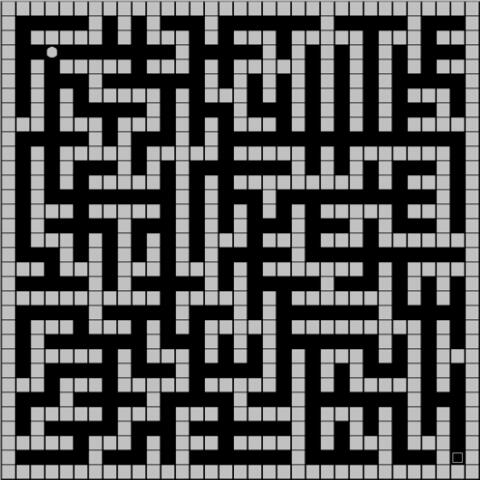
#> input picture example/maze0.jpg, 480 x 480 px
$ python Solver.py
#> lines starting #> are read from the running program, lines starting #| are printed output that depends on the picture; after the words box and inside, x2 and y2 are one past the last pixel; in counts of white or black regions, pixels touching at a corner belong together
### src/MazeFormatter.py
import cv2
import os
import numpy as np

IMG_PATH = os.path.join(os.path.dirname(__file__), "../example/maze0.jpg")
N = 33
M = 15
THRESHOLD = 90

class MazeFormatter:
    def __init__(self, img_path, N=33, m=15, threshold=90):
#> called with img_path = 'src/../example/maze0.jpg', N = 33, m = 15, threshold = 100
        self.img_path = img_path
        self.img = cv2.imread(img_path, 0)
#> self.img is the input picture: shape (480, 480); min 0, max 216, mean 88
        self.img = cv2.resize(self.img, (495, 495))
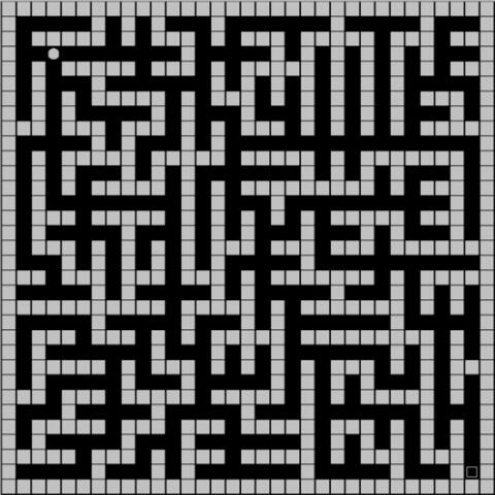
#> self.img: shape (495, 495); min 0, max 210, mean 87.9
        self.N = N
        self.m = m
        self.threshold = threshold

    def convert(self):
        maze = ''
        for i in range(self.N):
            for j in range(self.N):
                val = int(
                    self.img[
                        i * self.m : (i + 1) * self.m, j * self.m : (j + 1) * self.m
                    ].mean()
                )
                maze += "{} ".format(1 if val > self.threshold else 0)
            maze += "\n"

        return maze

    # [9 lines left out: function show, not called in this run]


# [4 lines that do not run on import are left out]

### bfs_maze_solver/Maze.py
import numpy as np


class Maze:
    """Represents the maze."""

    def __init__(self, maze_str, border: bool = True):
        self.maze = np.array(
            [list(map(int, x.strip().split(" "))) for x in maze_str.split("\n") if x]
        )
        if border:
            maze = np.array(
                [
                    list(map(int, x.strip().split(" ")))
                    for x in maze_str.split("\n")
                    if x
                ]
            )
            self.maze = self.add_border(maze)

        self.height, self.width = self.shape = self.maze.shape

    def get_val(self, x, y):
        return self.maze[x, y]

    def set_value(self, x, y, val):
        self.maze[x, y] = val

    def add_border(self, maze):
        x = 1
        y = len(maze)
        maze[0] = [1 for i in maze[0]]
        maze[-1] = [1 for i in maze[-1]]
        for i in maze:
            i[0] = 1
            i[-1] = 1

        return maze

### src/Solver.py
import numpy as np
import os
import time
import cv2

from MazeFormatter import MazeFormatter
from MazePoint import Point
from Maze import Maze


IMG_PATH = os.path.join(os.path.dirname(__file__), "../example/maze0.jpg")
SLEEP_TIME = 0.01
N = 33
M = 15
THRESHOLD = 100


class Solution:
    """Finds a solution to the maze."""

    def __init__(self, img_path, n=33, m=15, threshold=100, sleep_time=None):
        self.board = None
        self.start = None
        self.end = None
        self.path = []
        self.clicks = 0
        self.n = n
        self.m = m
        self.threshold = threshold
        self.sleep_time = sleep_time
        maze_str = MazeFormatter(img_path, n, m, threshold).convert()
        self.maze = Maze(maze_str)

    def set_start_end(self, event, x, y, flags, param):
        if event == cv2.EVENT_LBUTTONDOWN:
            maze_x, maze_y = y // 20, x // 20
            self.clicks += 1
            if self.clicks == 1:
                self.start = (maze_x, maze_y)
            elif self.clicks == 2:
                self.end = (maze_x, maze_y)
                self.solve()

    def print_maze(self):
        os.system("cls")
        print(self.maze.maze)
#> (printed output is left out)

        self.board = self.maze.maze.astype(np.uint8)
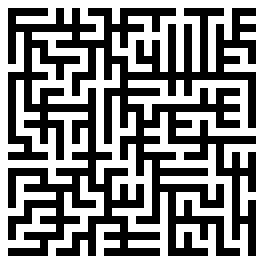
#> self.board: shape (33, 33) (shown 8 times larger); values 0 (black) and 1 (white), 53.1% white; black in thin lines or dots, all inside (x1, y1, x2, y2) = (1, 1, 32, 32)
        self.board[self.board == 0] = 255
        self.board[self.board == 1] = 0
        self.board[self.board == 2] = 180
        self.board[self.board == 3] = 50

        self.n = 20
        self.board = self.board.repeat(self.n, axis=0).repeat(self.n, axis=1)
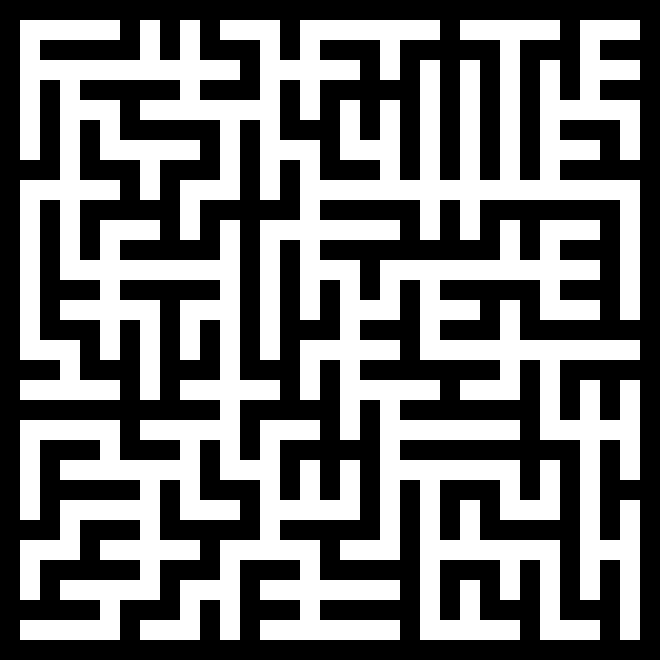
#> self.board: shape (660, 660); 46.9% white; 1 white region, box (x1, y1, x2, y2) and area: (20, 20, 640, 640) 204400
        cv2.imshow("maze", self.board)
        cv2.waitKey(1)

    def solve(self):
        self.path.append(Point(*self.start))
        self.maze.set_value(*self.start, 2)
        self.print_maze()
        while True:
            time.sleep(SLEEP_TIME)
            try:
                current_point = self.path[-1]
            except IndexError:
                print("No solution found")
                break

            if current_point.pos == self.end:
                print("done")
                break
            d = current_point.get_dir(self.maze)
            if d:
                current_point = Point(*current_point.get_coord(d), d)
                self.maze.set_value(*current_point.pos, 2)
                self.print_maze()
                self.path.append(current_point)
            else:
                current_point = self.path.pop()
                self.maze.set_value(*current_point.pos, 3)
                self.print_maze()


if __name__ == "__main__":
    solution = Solution(IMG_PATH, N, M, THRESHOLD, SLEEP_TIME)
    solution.print_maze()
    cv2.setMouseCallback("maze", solution.set_start_end)

    message = np.zeros((200, 600), dtype="uint8")
    cv2.putText(
        message,
        "Please click start and end points",
        (20, 100),
        cv2.FONT_HERSHEY_SIMPLEX,
        1,
        (255, 255, 255),
        2,
    )
    cv2.imshow("Message", message)
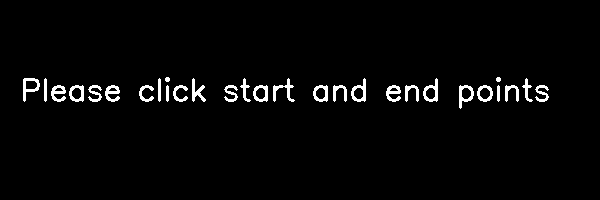
#> window 'Message': shape (200, 600); 2.8% white; 29 white regions, largest, box (x1, y1, x2, y2) and area: (273, 78, 295, 102) 165, (23, 78, 40, 102) 163, (351, 78, 366, 102) 159
    cv2.waitKey(0)

    cv2.waitKey(0)

$ run again, with example/maze1.jpg copied over example/maze0.jpg
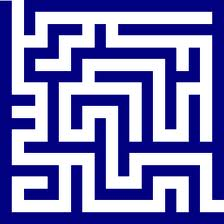
#> input picture example/maze1.jpg, 224 x 224 px
#> in __init__, `self.img = cv2.resize(self.img, (495, 495))`:
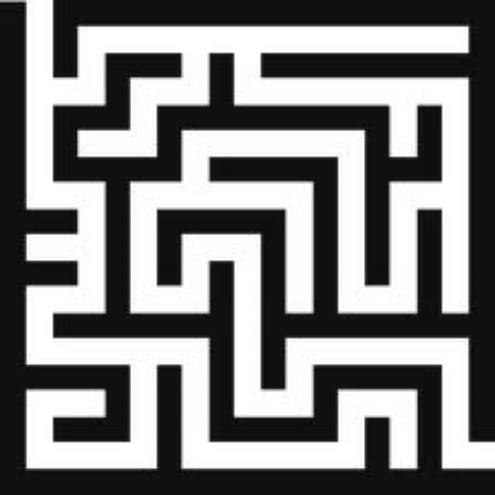
#> self.img: shape (495, 495); min 3, max 255, mean 127.7
#> (printed output is left out)
#> in print_maze, `self.board = self.board.repeat(self.n, axis=0).repeat(self.n, axis=1)`:
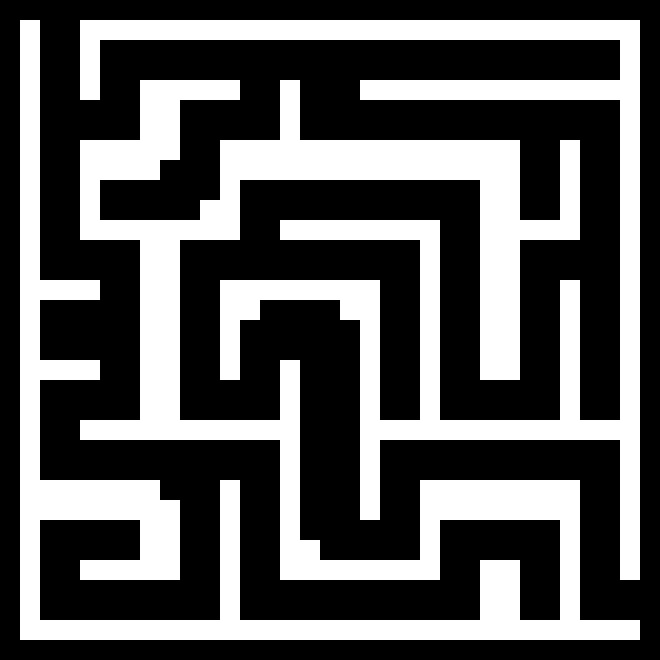
#> self.board: shape (660, 660); 36.3% white; 2 white regions, box (x1, y1, x2, y2) and area: (20, 20, 640, 640) 105200, (80, 20, 640, 580) 52800

$ run again, with example/maze2.jpg copied over example/maze0.jpg
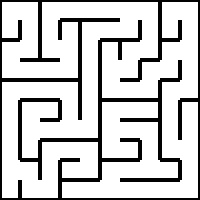
#> input picture example/maze2.jpg, 200 x 200 px
#> in __init__, self.img is the input picture: shape (200, 200); min 0, max 255, mean 205.1
#> in __init__, `self.img = cv2.resize(self.img, (495, 495))`:
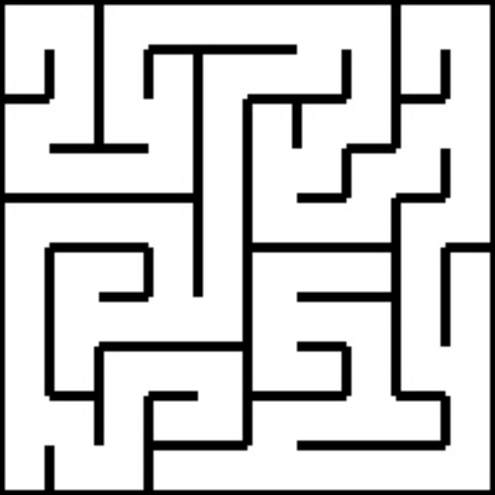
#> self.img: shape (495, 495); min 0, max 255, mean 205.1
#> (printed output is left out)
#> in print_maze, `self.board = self.board.repeat(self.n, axis=0).repeat(self.n, axis=1)`:
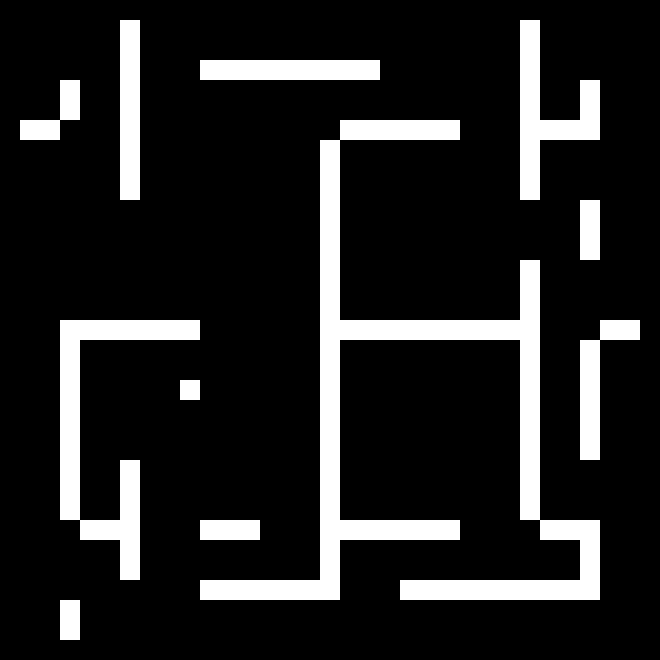
#> self.board: shape (660, 660); 14.2% white; 11 white regions, largest, box (x1, y1, x2, y2) and area: (200, 120, 600, 600) 31200, (60, 320, 200, 580) 9600, (520, 20, 600, 200) 5600

$ run again, with example/maze3.jpg copied over example/maze0.jpg
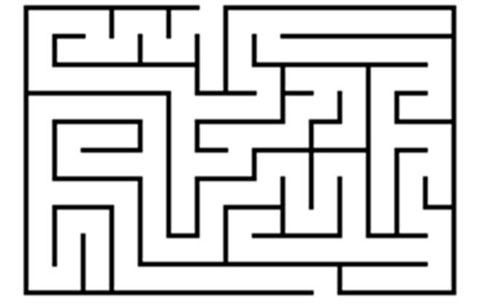
#> input picture example/maze3.jpg, 480 x 304 px
#> in __init__, self.img is the input picture: shape (304, 480); min 0, max 255, mean 213.4
#> in __init__, `self.img = cv2.resize(self.img, (495, 495))`:
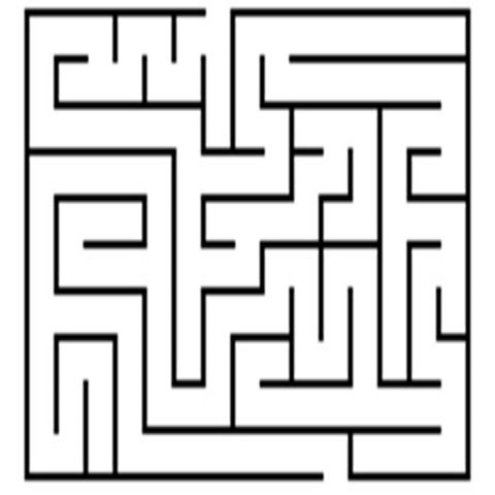
#> self.img: shape (495, 495); min 0, max 255, mean 213.3
#> (printed output is left out)
#> in print_maze, `self.board = self.board.repeat(self.n, axis=0).repeat(self.n, axis=1)`:
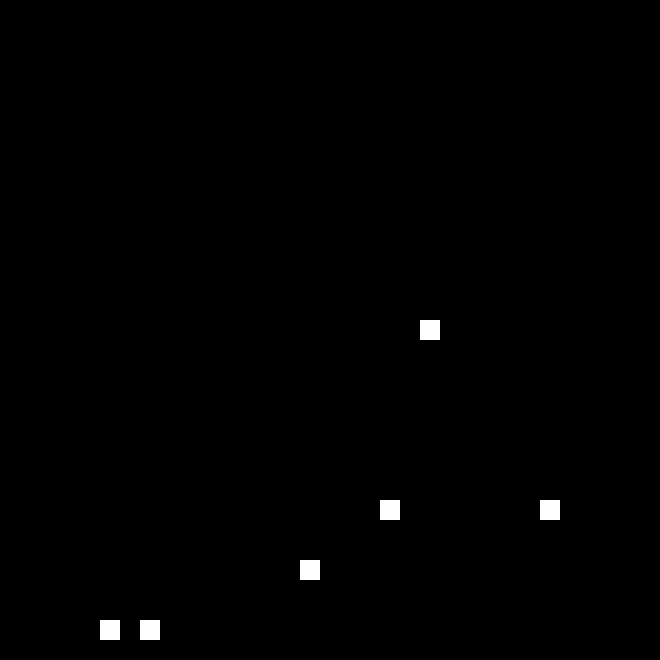
#> self.board: shape (660, 660); 0.55% white; 6 white regions, box (x1, y1, x2, y2) and area: (420, 320, 440, 340) 400, (380, 500, 400, 520) 400, (540, 500, 560, 520) 400, (300, 560, 320, 580) 400, (100, 620, 120, 640) 400, (140, 620, 160, 640) 400
